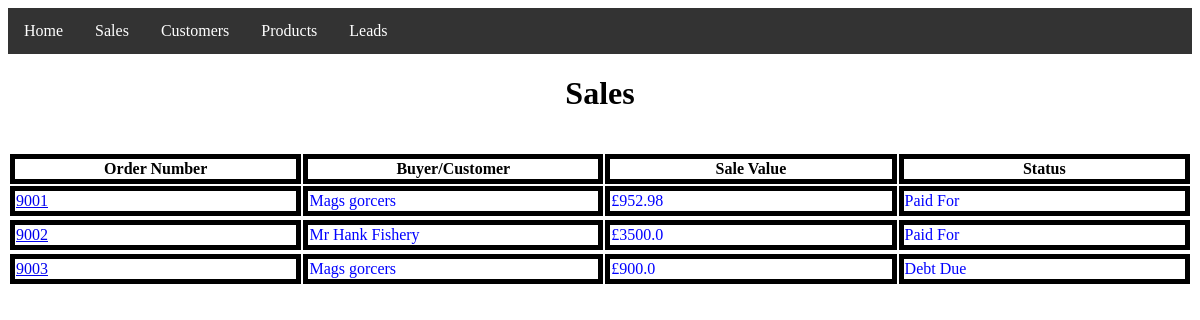
Page /sales/ on the committed database.
### Sales/models.py (models this page shows, shortened)
class Orders(models.Model):
    STATUS = (
        ('Paid For','Paid For'),
        ('Debt Due','Debt Due'),
        )
    Number = models.CharField(max_length=200,null=True)
    Customer = models.ForeignKey(Customer, on_delete=models.SET("Unknown"))
    Order_val = models.FloatField(null=True)
    Products_Sold = models.ManyToManyField(Product)
    date_created = models.DateTimeField(auto_now_add=True)
    status = models.CharField(max_length=200, null=True, choices=STATUS)

class Customer(models.Model):
    name = models.CharField(max_length=200,null=True)
    phone = models.CharField(max_length=200, null=True)
    email = models.CharField(max_length=200, null=True, blank=True)
    trustworthy = models.BooleanField(null=True)
    date_created = models.DateTimeField(auto_now_add=True)
    def __str__(self):
        return self.name

### Sales/views.py (the view)
# urls.py: path('',include('Sales.urls'))
def Sales(request):
    Sales = Orders.objects.all()
    return render(request, 'Sales/sales.html',{'Orders':Sales})

### Sales/templates/Sales/sales.html (shortened to what this page needs)
{% load static %}
<!DOCTYPE html>
<html>
	<head>
		<link rel="stylesheet" type="text/css" href="{% static 'Main.css' %}">
	</head>
	<body>
		{% block content %}
		{% include 'Sales/Navigation.html'%}
		<h1>Sales</h1><br>
		<table>
		<tr>
			<th>Order Number</th>
			<th>Buyer/Customer</th>
			<th>Sale Value</th>
			<th>Status</th>
		</tr>
		{% for i in Orders %}
		<tr>
			<td><a href="{% url 'Dy_Sales' i.id %}">{{i.Number}}</a></td>
			<td>{{i.Customer}}</td>
			<td>£{{i.Order_val}}</td>
			<td>{{i.status}}</td>
		<tr>
		{% endfor %}
		</table>
		{% endblock %}
	</body>
</html>

### static/Main.css (style rules this page uses)
tr { color: green; background-color: white; }
th { color: black; border: 5px solid black; width: 10% }
td { color: blue; border: 5px solid black; width: 10%; }
h1 { text-align: center; }

### rows in the picture
Orders: Number "9001", Customer "Mags gorcers", Order_val "952.98", status "Paid For"
Orders: Number "9002", Customer "Mr Hank Fishery", Order_val "3500.0", status "Paid For"
Orders: Number "9003", Customer "Mags gorcers", Order_val "900.0", status "Debt Due"
